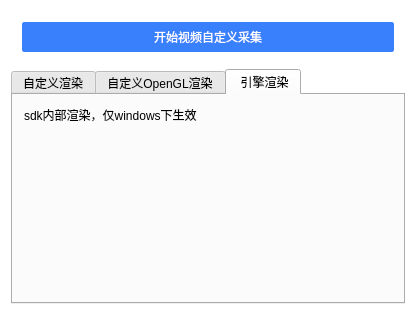
<?xml version="1.0" encoding="UTF-8"?>
<ui version="4.0">
 <class>CustomVideoCaptureRender</class>
 <widget class="QDialog" name="CustomVideoCaptureRender">
  <property name="geometry">
   <rect>
    <x>0</x>
    <y>0</y>
    <width>416</width>
    <height>315</height>
   </rect>
  </property>
  <property name="windowTitle">
   <string>自定义视频采集和渲染</string>
  </property>
  <property name="styleSheet">
   <string notr="true">#CustomVideoCaptureRender {
	background: rgb(255,255,255);
}
#btnVideoCap{
	background:rgb(57,129,252);
	color: rgb(255,255,255);
	border: 1px solid rgb(57,129,252);
	border-radius: 2px;
	min-height: 28px;
	min-width: 76px;
}
#btnVideoCap:hover,#btnVideoCap:pressed {
	background: rgb(5,117,197);
}</string>
  </property>
  <layout class="QVBoxLayout" name="verticalLayout_3">
   <item>
    <widget class="QWidget" name="widget" native="true">
     <layout class="QVBoxLayout" name="verticalLayout">
      <property name="spacing">
       <number>0</number>
      </property>
      <property name="leftMargin">
       <number>0</number>
      </property>
      <property name="topMargin">
       <number>0</number>
      </property>
      <property name="rightMargin">
       <number>0</number>
      </property>
      <property name="bottomMargin">
       <number>0</number>
      </property>
      <item>
       <widget class="QWidget" name="horizontalWidget" native="true">
        <property name="sizePolicy">
         <sizepolicy hsizetype="Preferred" vsizetype="Fixed">
          <horstretch>0</horstretch>
          <verstretch>0</verstretch>
         </sizepolicy>
        </property>
        <layout class="QHBoxLayout" name="horizontalLayout">
         <item>
          <widget class="QPushButton" name="btnVideoCap">
           <property name="sizePolicy">
            <sizepolicy hsizetype="Minimum" vsizetype="Fixed">
             <horstretch>0</horstretch>
             <verstretch>0</verstretch>
            </sizepolicy>
           </property>
           <property name="text">
            <string>开始视频自定义采集</string>
           </property>
          </widget>
         </item>
        </layout>
       </widget>
      </item>
      <item>
       <layout class="QVBoxLayout" name="capRenderLayout"/>
      </item>
     </layout>
    </widget>
   </item>
   <item>
    <widget class="QTabWidget" name="tabWidget_2">
     <property name="currentIndex">
      <number>2</number>
     </property>
     <widget class="QWidget" name="tabWidget_2Page1">
      <attribute name="title">
       <string>自定义渲染</string>
      </attribute>
      <layout class="QVBoxLayout" name="verticalLayout_2">
       <property name="spacing">
        <number>0</number>
       </property>
       <property name="leftMargin">
        <number>0</number>
       </property>
       <property name="topMargin">
        <number>0</number>
       </property>
       <property name="rightMargin">
        <number>0</number>
       </property>
       <property name="bottomMargin">
        <number>0</number>
       </property>
       <item>
        <widget class="QWidget" name="widget_1" native="true">
         <property name="minimumSize">
          <size>
           <width>0</width>
           <height>40</height>
          </size>
         </property>
         <property name="maximumSize">
          <size>
           <width>16777215</width>
           <height>40</height>
          </size>
         </property>
         <layout class="QHBoxLayout" name="horizontalLayout_2">
          <item>
           <widget class="QLabel" name="label_3">
            <property name="text">
             <string>视频渲染</string>
            </property>
           </widget>
          </item>
         </layout>
        </widget>
       </item>
       <item>
        <layout class="QVBoxLayout" name="customRenderLayout"/>
       </item>
      </layout>
     </widget>
     <widget class="QWidget" name="tab_2">
      <attribute name="title">
       <string>自定义OpenGL渲染</string>
      </attribute>
      <layout class="QVBoxLayout" name="verticalLayout_6">
       <property name="spacing">
        <number>0</number>
       </property>
       <property name="leftMargin">
        <number>0</number>
       </property>
       <property name="topMargin">
        <number>0</number>
       </property>
       <property name="rightMargin">
        <number>0</number>
       </property>
       <property name="bottomMargin">
        <number>0</number>
       </property>
       <item>
        <widget class="QWidget" name="widget_3" native="true">
         <property name="minimumSize">
          <size>
           <width>0</width>
           <height>40</height>
          </size>
         </property>
         <property name="maximumSize">
          <size>
           <width>16777215</width>
           <height>40</height>
          </size>
         </property>
         <layout class="QHBoxLayout" name="horizontalLayout_4">
          <item>
           <widget class="QLabel" name="label_5">
            <property name="text">
             <string>视频渲染（OpenGL）</string>
            </property>
           </widget>
          </item>
         </layout>
        </widget>
       </item>
       <item>
        <layout class="QVBoxLayout" name="customRenderLayoutGL"/>
       </item>
      </layout>
     </widget>
     <widget class="QWidget" name="tab">
      <attribute name="title">
       <string> 引擎渲染</string>
      </attribute>
      <layout class="QVBoxLayout" name="verticalLayout_4">
       <property name="spacing">
        <number>0</number>
       </property>
       <property name="leftMargin">
        <number>0</number>
       </property>
       <property name="topMargin">
        <number>0</number>
       </property>
       <property name="rightMargin">
        <number>0</number>
       </property>
       <property name="bottomMargin">
        <number>0</number>
       </property>
       <item>
        <widget class="QWidget" name="widget_2" native="true">
         <property name="minimumSize">
          <size>
           <width>0</width>
           <height>40</height>
          </size>
         </property>
         <property name="maximumSize">
          <size>
           <width>16777215</width>
           <height>40</height>
          </size>
         </property>
         <layout class="QHBoxLayout" name="horizontalLayout_3">
          <item>
           <widget class="QLabel" name="label_4">
            <property name="text">
             <string>sdk内部渲染，仅windows下生效</string>
            </property>
           </widget>
          </item>
         </layout>
        </widget>
       </item>
       <item>
        <widget class="VideoCanvasWidget" name="videoCanvas" native="true"/>
       </item>
      </layout>
     </widget>
    </widget>
   </item>
  </layout>
 </widget>
 <layoutdefault spacing="6" margin="11"/>
 <customwidgets>
  <customwidget>
   <class>VideoCanvasWidget</class>
   <extends>QWidget</extends>
   <header>CanvasWidget.h</header>
   <container>1</container>
  </customwidget>
 </customwidgets>
 <resources/>
 <connections/>
</ui>
